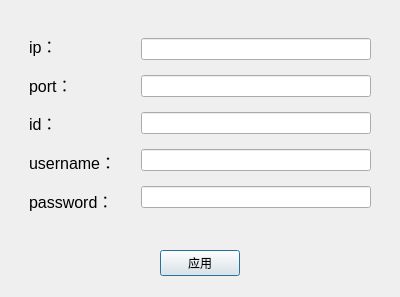
<?xml version="1.0" encoding="UTF-8"?>
<ui version="4.0">
 <class>MQTTDialog</class>
 <widget class="QDialog" name="MQTTDialog">
  <property name="geometry">
   <rect>
    <x>0</x>
    <y>0</y>
    <width>400</width>
    <height>297</height>
   </rect>
  </property>
  <property name="windowTitle">
   <string>设置MQTT</string>
  </property>
  <layout class="QVBoxLayout" name="verticalLayout_3" stretch="5,1">
   <item>
    <widget class="QWidget" name="widget" native="true">
     <layout class="QHBoxLayout" name="horizontalLayout">
      <item>
       <widget class="QWidget" name="widget_2" native="true">
        <layout class="QVBoxLayout" name="verticalLayout">
         <item>
          <widget class="QLabel" name="label">
           <property name="font">
            <font>
             <pointsize>12</pointsize>
            </font>
           </property>
           <property name="text">
            <string>ip：</string>
           </property>
          </widget>
         </item>
         <item>
          <widget class="QLabel" name="label_2">
           <property name="font">
            <font>
             <pointsize>12</pointsize>
            </font>
           </property>
           <property name="text">
            <string>port：</string>
           </property>
          </widget>
         </item>
         <item>
          <widget class="QLabel" name="label_3">
           <property name="font">
            <font>
             <pointsize>12</pointsize>
            </font>
           </property>
           <property name="text">
            <string>id：</string>
           </property>
          </widget>
         </item>
         <item>
          <widget class="QLabel" name="label_4">
           <property name="font">
            <font>
             <pointsize>12</pointsize>
            </font>
           </property>
           <property name="text">
            <string>username：</string>
           </property>
          </widget>
         </item>
         <item>
          <widget class="QLabel" name="label_5">
           <property name="font">
            <font>
             <pointsize>12</pointsize>
            </font>
           </property>
           <property name="text">
            <string>password：</string>
           </property>
          </widget>
         </item>
        </layout>
       </widget>
      </item>
      <item>
       <widget class="QWidget" name="widget_3" native="true">
        <layout class="QVBoxLayout" name="verticalLayout_2">
         <item>
          <widget class="QLineEdit" name="mqtt_ip_text"/>
         </item>
         <item>
          <widget class="QLineEdit" name="mqtt_port_text"/>
         </item>
         <item>
          <widget class="QLineEdit" name="mqtt_id_text"/>
         </item>
         <item>
          <widget class="QLineEdit" name="mqtt_name_text"/>
         </item>
         <item>
          <widget class="QLineEdit" name="mqtt_pass_text"/>
         </item>
        </layout>
       </widget>
      </item>
     </layout>
    </widget>
   </item>
   <item>
    <widget class="QWidget" name="widget_4" native="true">
     <property name="sizePolicy">
      <sizepolicy hsizetype="Preferred" vsizetype="Preferred">
       <horstretch>0</horstretch>
       <verstretch>0</verstretch>
      </sizepolicy>
     </property>
     <layout class="QGridLayout" name="gridLayout">
      <item row="0" column="0">
       <widget class="QPushButton" name="apply_btn">
        <property name="sizePolicy">
         <sizepolicy hsizetype="Fixed" vsizetype="Fixed">
          <horstretch>0</horstretch>
          <verstretch>0</verstretch>
         </sizepolicy>
        </property>
        <property name="text">
         <string>应用</string>
        </property>
       </widget>
      </item>
     </layout>
    </widget>
   </item>
  </layout>
 </widget>
 <resources/>
 <connections/>
</ui>
